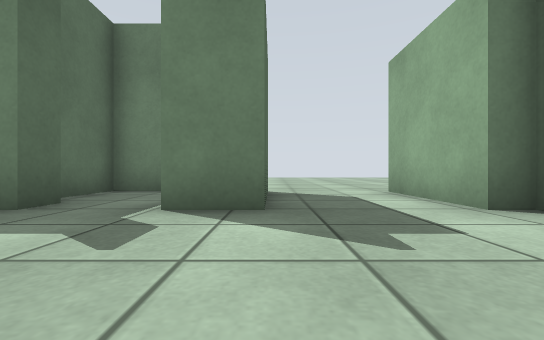
View 1 (above)

17 first-person views from a walk through a world built for the Gazebo simulator. The camera is 0.5 m above the floor, looks level and sees 90° across. The floor is counted in squares, 1 m on a side. Each view is taken from the middle of a square. On the plan, view 1 faces up. The plan holds only what a view shows up to about 9 squares ahead; the rest is blank.

View 2
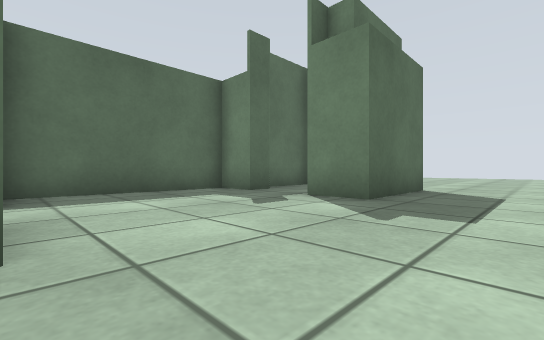

View 3
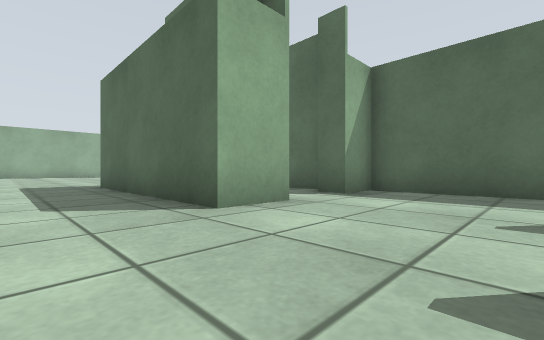

View 4
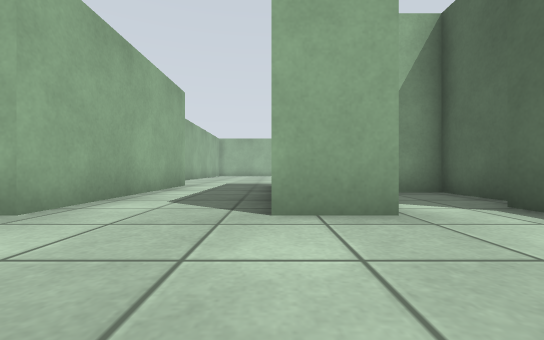

View 5
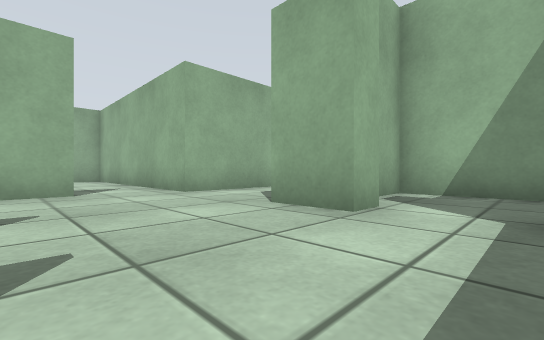

View 6
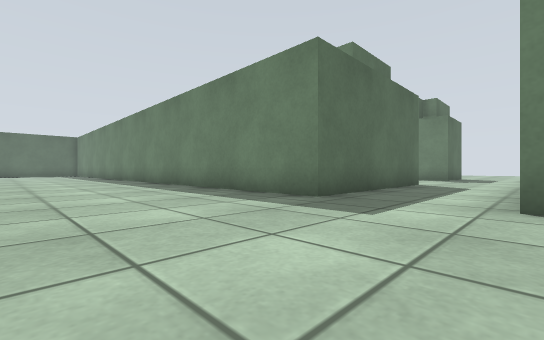

View 7
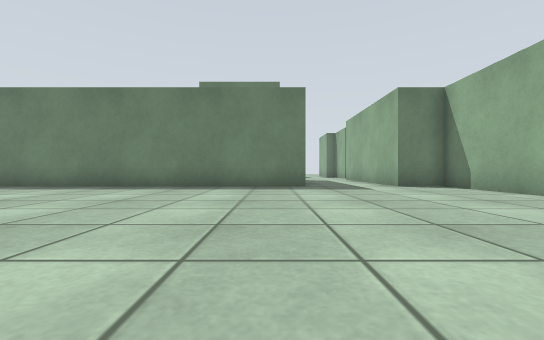

View 8
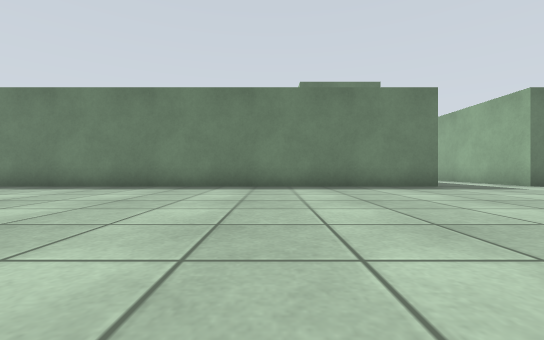

View 9
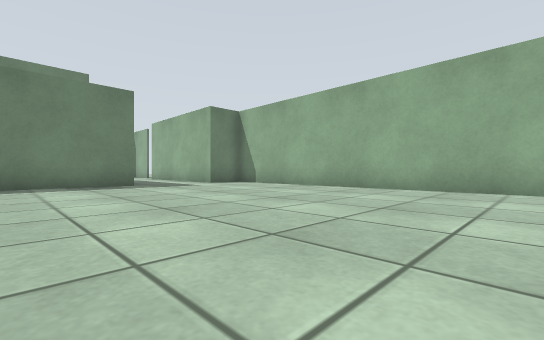

View 10
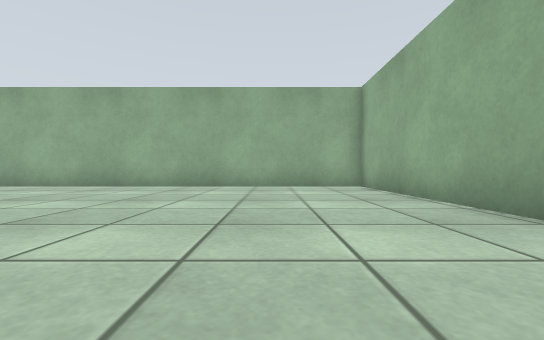

View 11
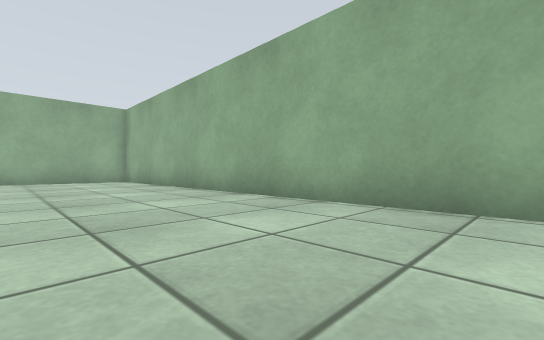

View 12
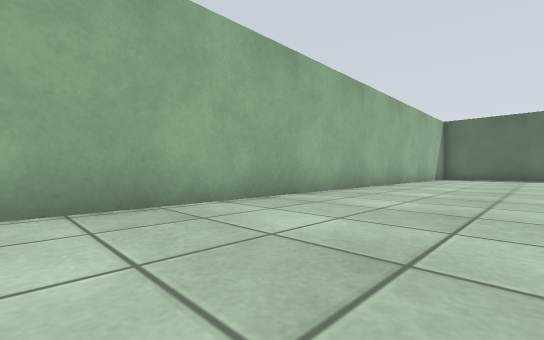

View 13
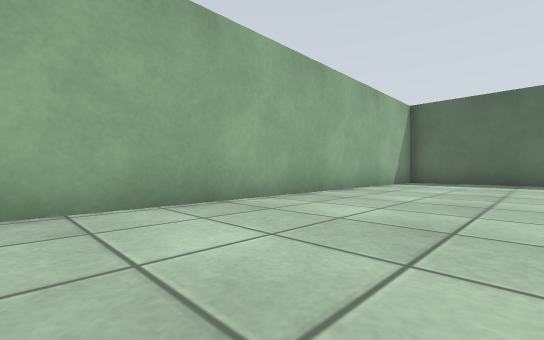

View 14
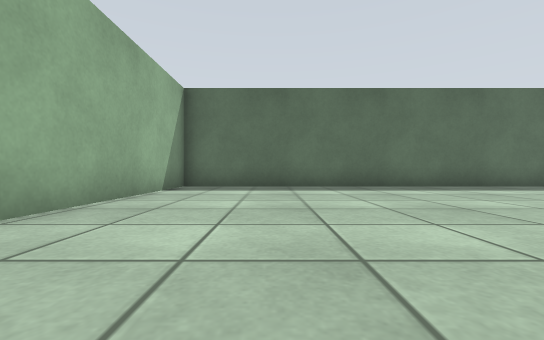

View 15
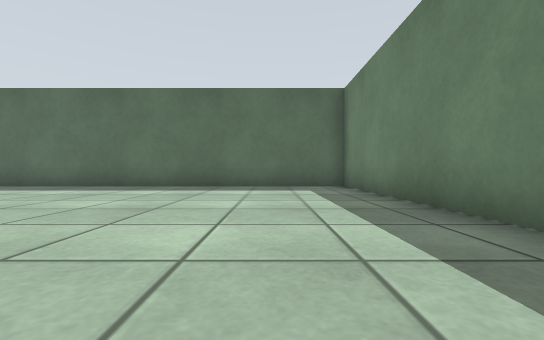

View 16
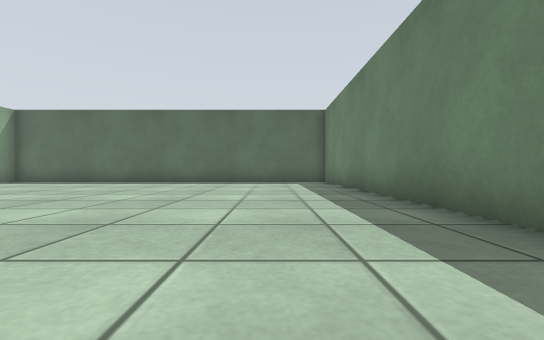

View 17
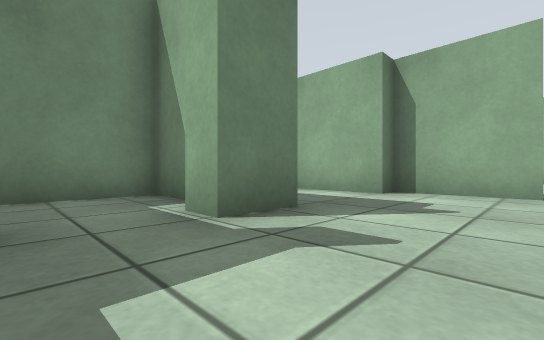

### Floor plan
Points are (right, up) in squares from view 1. A wall is a line through its corners. A room is listed if a view was taken in it or the views show most of it. See-through windows are left out.
Room 1 (views 1, 3, 4, 5, 17)
walls: (-3.2, 4.1) (-3.2, 3.4) (-4.4, 3.4) (-4.4, -1) (-3.2, -1) (-3.2, -1.8); (-0.8, 5.2) (-0.8, 6.5) (-3.8, 6.5) (-3.8, 4.6); (-1.4, -1.8) (-1.4, -1) (0, -1); (2.8, 3.4) (2.8, 6.4); (3.3, 1) (3.3, 3.4); (0, 6.4) (0, 3.4) (-1.4, 3.4) (-1.4, 4.1); (-3.8, -2.1) (-3.8, -4.1) (-0.8, -4.1) (-0.8, -3)
ways out: opening at (1.5, -0.5) to room 2; opening at (1.5, 6)
Room 2 (views 2, 6, 7, 8, 9, 10, 11, 12, 13, 14, 15, 16)
walls: (0, -1) (0, -6.8) (-22.3, -6.8) (-22.3, -19.7) (4.2, -19.7) (4.2, -6.8) (2.8, -6.8) (2.8, -1)
ways out: opening at (1.5, -0.5) to room 1; opening at (3, 0.5)

Positions as (right, up) in squares from view 1, and headings:
1: (0, 0), facing up
2: (2, -1), facing up-left
3: (2, 2), facing down-left
4: (0, 2), facing down
5: (-3, 2), facing down-right
6: (3, -11), facing up-left
7: (-1, -15), facing up
8: (-5, -15), facing up
9: (-3, -16), facing up-right
10: (-4, -17), facing right
11: (-8, -16), facing down-right
12: (-6, -16), facing down-left
13: (-11, -16), facing down-left
14: (-14, -17), facing left
15: (-14, -9), facing left
16: (-11, -9), facing left
17: (-3, 1), facing up-right
